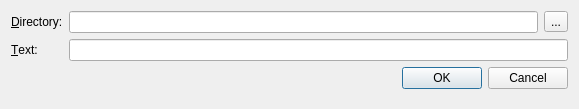
<?xml version="1.0" encoding="UTF-8"?>
<ui version="4.0">
 <class>DirectoryEntryDialog</class>
 <widget class="QDialog" name="DirectoryEntryDialog">
  <property name="geometry">
   <rect>
    <x>0</x>
    <y>0</y>
    <width>579</width>
    <height>109</height>
   </rect>
  </property>
  <property name="windowTitle">
   <string>Directory</string>
  </property>
  <layout class="QFormLayout" name="formLayout">
   <item row="1" column="1">
    <layout class="QHBoxLayout" name="horizontalLayout">
     <item>
      <widget class="QLineEdit" name="lineDirectory"/>
     </item>
     <item>
      <widget class="QToolButton" name="tbBrowse">
       <property name="text">
        <string>...</string>
       </property>
      </widget>
     </item>
    </layout>
   </item>
   <item row="2" column="0">
    <widget class="QLabel" name="label">
     <property name="text">
      <string>&amp;Text:</string>
     </property>
     <property name="buddy">
      <cstring>lineDisplayText</cstring>
     </property>
    </widget>
   </item>
   <item row="2" column="1">
    <widget class="QLineEdit" name="lineDisplayText"/>
   </item>
   <item row="4" column="1">
    <widget class="QDialogButtonBox" name="buttonBox">
     <property name="orientation">
      <enum>Qt::Horizontal</enum>
     </property>
     <property name="standardButtons">
      <set>QDialogButtonBox::Cancel|QDialogButtonBox::Ok</set>
     </property>
    </widget>
   </item>
   <item row="1" column="0">
    <widget class="QLabel" name="labelDirectory">
     <property name="text">
      <string>&amp;Directory:</string>
     </property>
     <property name="buddy">
      <cstring>lineDirectory</cstring>
     </property>
    </widget>
   </item>
  </layout>
 </widget>
 <resources/>
 <connections>
  <connection>
   <sender>buttonBox</sender>
   <signal>accepted()</signal>
   <receiver>DirectoryEntryDialog</receiver>
   <slot>accept()</slot>
   <hints>
    <hint type="sourcelabel">
     <x>248</x>
     <y>254</y>
    </hint>
    <hint type="destinationlabel">
     <x>157</x>
     <y>274</y>
    </hint>
   </hints>
  </connection>
  <connection>
   <sender>buttonBox</sender>
   <signal>rejected()</signal>
   <receiver>DirectoryEntryDialog</receiver>
   <slot>reject()</slot>
   <hints>
    <hint type="sourcelabel">
     <x>316</x>
     <y>260</y>
    </hint>
    <hint type="destinationlabel">
     <x>286</x>
     <y>274</y>
    </hint>
   </hints>
  </connection>
 </connections>
</ui>
